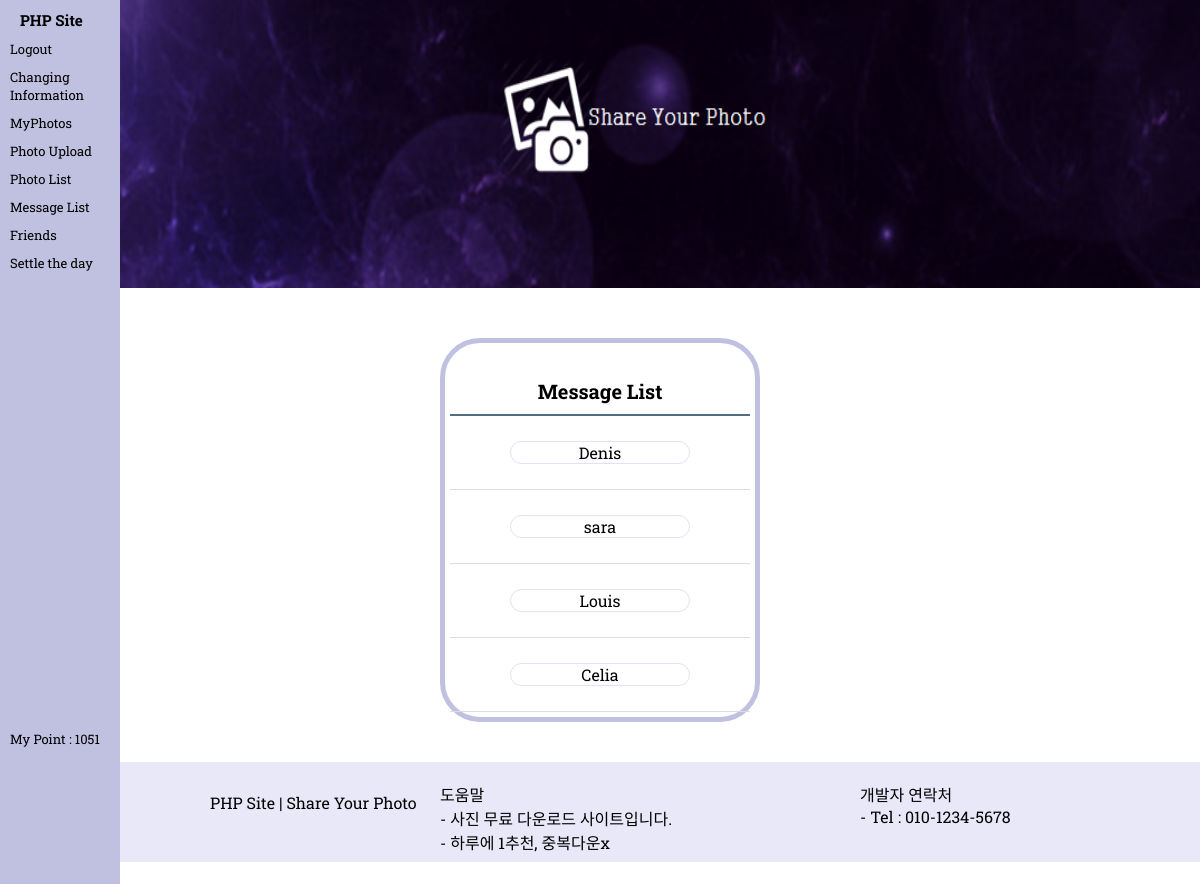
/messageList_form.php (signed in), run on the app's committed database.
### tables this page shows
CREATE TABLE `members` (
  `num` int(11) NOT NULL,
  `id` char(15) NOT NULL,
  `pass` char(15) NOT NULL,
  `name` char(10) NOT NULL,
  `point` int(11) NULL,
  `recommend_index` int(11) NULL,
  `mylike` char(255) NULL,
  `mydownload` char(255) NULL,
  `myfriends` char(255) NULL,
  `messagefriends` char(255) NULL,
  `recommendfriends` char(255) NULL
);

### messageList_form.php (the view, shortened to what this page needs)
<!DOCTYPE html>
<html>
<head>
<link rel="stylesheet" type="text/css" href="./css/index_style.css?good">
<link rel="stylesheet" type="text/css" href="./css/messageList.css?good">
</head>
<body>
<header>
    <?php include "header.php";?>
</header>
<section>
   	<div id="message_box" style="margin-bottom : 40px; margin-top : 50px; padding : 5px; border:5px solid #C0C0E0; border-radius: 40px 40px 40px 40px;text-align: center;">
	    <h3>
	    	Message List
		</h3>
	    <ul id="message_list">
            <?php
                $con = mysqli_connect("localhost:3307","root","","phpsitedb");
                $sql = "select * from members where id='$userid'";
                $result = mysqli_query($con,$sql);
                $row = mysqli_fetch_array($result);
                $message_friend = $row["messagefriends"];
                if($message_friend!=null and $message_friend!=""){
                    $message_friend_ary = explode(",",$message_friend);
                    for($i=0;$i<count($message_friend_ary);$i++){
                        $opponentid = $message_friend_ary[$i];
            ?>
            <li>
                <div style="margin : 15px 60px 15px 60px; border:1px solid #E1E1F9; border-radius: 20px 20px 20px 20px;text-align: center;"><a href="message_view_form.php?opponentid=<?=$opponentid?>"><?=$opponentid?></a></div>
            </li>
            <?php
                    }
                }
                else{
            ?>
                <div style="margin:20px 40px 20px 40px;">메세지 상대가 없습니다.</div>
            <?php
                }
                    ?>
	   </ul>
	</div>
</section>
<footer>
    <?php include "footer.php";?>
</footer>
</body>
</html>

### css/index_style.css (style rules this page uses)
body { font-family: 'Roboto Slab', serif; }
* { padding: 0; margin: 0; text-decoration: none; list-style: none; color : black; }
body { background: white no-repat center top / 100% auto; }
footer { height: 100px; background-color: #E8E8F8; margin-left: 120px; }

### css/messageList.css (style rules this page uses)
#message_box { position: relative; width: 300px; margin: 0 auto; }
#message_box h3 { margin-top: 20px; padding: 10px; border-bottom: solid 2px #516e7f; font-size: 20px; }
#message_box { width: 300px; margin: 0 auto; }
#message_list li { padding: 10px 0; border-bottom: solid 1px #dddddd; }

### data on the page
members: messagefriends "Denis", messagefriends "sara", messagefriends "Louis", messagefriends "Celia"

### other printed values
$userpoint "1051"
